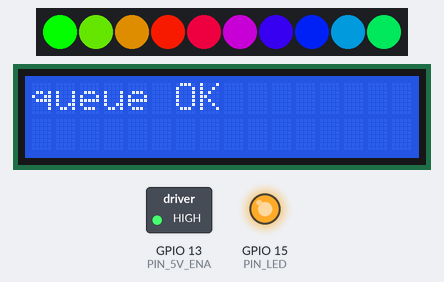
Simulated run of this program. Board: ESP32. Shown: 10 RGB LEDs in strip order, left to right, 16×2 character LCD, switched loads named in the program (green lamp = pin HIGH), output pins drawn as LEDs (lit = HIGH). WiFi joins after 1.5 s; servers stay silent unless stated; the strip is taken to match the declared colour order; not simulated (calls return 0 or success): wifi_creds.h.

Above: at 0.21 s.
At 10.12 s:
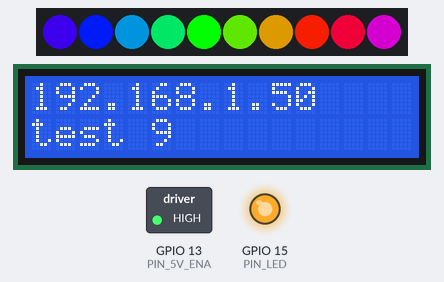
At 20.02 s:
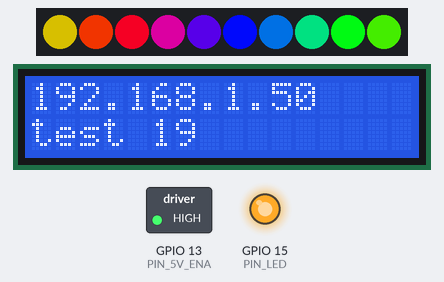
At 39.82 s:
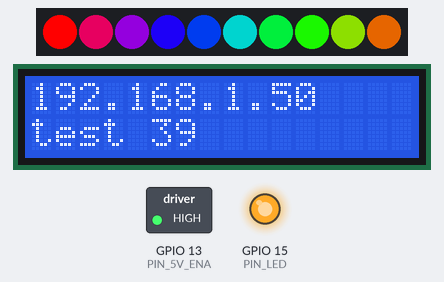
Timing chart, 0 to 40.0 s (numbered marks = the images above):
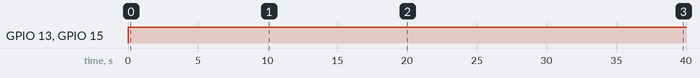

Measured:
- by itself, GPIO 13 (PIN_5V_ENA), GPIO 15 (PIN_LED): LOW → HIGH at 0.00 s

The program:

main.cpp
```cpp
#include <Arduino.h>


//#include "wifi_creds.h"
#include "netUtils.h"

#include "stripper.h"
#include "elceder.h"


//unsigned long lastRequest = 0;
//StaticJsonDocument<512> json;
//StaticJsonDocument<512> getWhois();

void spawn_tasks();

void setup()
{
  Serial.begin(115200);
  spawn_tasks();
}

#ifdef CONFIG_FREERTOS_GENERATE_RUN_TIME_STATS
void diagnostics_task(void * parameter){
  char diag_buff[256];


  TickType_t xLastWakeTime;
  const TickType_t xFrequency = 100;
  xLastWakeTime = xTaskGetTickCount();

  while(1){
    vTaskGetRunTimeStats((char*)&diag_buff);
    //Serial.println((char*)&diag_buff);
    Serial.println("test");

    vTaskDelayUntil(&xLastWakeTime,xFrequency);

  }
}
#endif

void spawn_tasks(){
#ifdef CONFIG_FREERTOS_GENERATE_RUN_TIME_STATS
  xTaskCreate(
    diagnostics_task,
    "diag task",
    1000,
    NULL,
    6,
    NULL
  );
#endif

  xTaskCreate(
    stripper_task,
    "stripper task",
    1000,
    NULL,
    6,
    NULL
  );

  xTaskCreate(
    elceder_task,
    "elceder task",
    1000,
    NULL,
    1,
    NULL
  );

  xTaskCreate(
    wifi_task,
    "wifi task",
    10000,
    NULL,
    3,
    NULL
  );

}

void loop(){
  static int test = 0;
  elceder_fill_row(1,"test %d",test++);
  vTaskDelay(1000);
}
```

elceder.cpp
```cpp
#include <Wire.h>
#include <LiquidCrystal.h>

#include <stdio.h>
#include <stdarg.h>

#include "elceder.h"

#define PIN_EN 5
#define PIN_RS 17
#define PIN_4 18
#define PIN_5 19
#define PIN_6 22
#define PIN_7 21

#define PIN_LED 15
#define PIN_5V_ENA 13

#define CONTRAST_PIN 9
#define BACKLIGHT_PIN 7
#define CONTRAST 110

LiquidCrystal lcd(PIN_RS, PIN_EN, PIN_4, PIN_5, PIN_6, PIN_7, 23, POSITIVE);

QueueHandle_t elceder_msg_queue;


void elceder_init(){

    pinMode(PIN_LED, OUTPUT);
    pinMode(PIN_5V_ENA, OUTPUT);


    digitalWrite(PIN_LED, HIGH);
    digitalWrite(PIN_5V_ENA, HIGH);

    lcd.backlight();
    lcd.begin(16, 2); // initialize the lcd


    lcd.home(); // go home


    elceder_msg_queue = xQueueCreate( 2, sizeof( elceder_msg_t ) );
    if (elceder_msg_queue == NULL){
        lcd.print("queue failed");
    } else {
        lcd.print("queue OK");
    }
}

void elceder_queue_text(elceder_msg_t* msg){
    if (elceder_msg_queue != NULL){
        xQueueSend(
            elceder_msg_queue,
            ( void * ) msg,
            0
        );
    }

}

void elceder_fill_row(int row, const char* fmt, ...){
    elceder_msg_t test_msg;
    va_list args;

    va_start(args, fmt);

    vsnprintf(test_msg.str, sizeof(test_msg.str), fmt, args);
    test_msg.row = row;

    elceder_queue_text(&test_msg);
    va_end(args);
}

void elceder_task(void* params){
    elceder_init();
    elceder_msg_t msg;

    while(1){
        xQueueReceive(
            elceder_msg_queue,
            &msg,
            portMAX_DELAY
        );

        lcd.setCursor(0, msg.row);
        lcd.print(msg.str);
    }
}
```

elceder.h
```cpp
typedef struct {
    char str[17];
    uint8_t row;
} elceder_msg_t;

void elceder_task(void* params);
void elceder_queue_text(elceder_msg_t* msg);
void elceder_fill_row(int row, const char* fmt, ...);
```

netUtils.cpp
```cpp
#include "netUtils.h"
#include "wifi_creds.h"
#include "elceder.h"

#include <WiFi.h>
#include <HTTPClient.h>
#include <ArduinoJson.h>

WiFiClient client;

const int httpPort = 80;
/*
String requestWhois()
{
  String payload = "";
  const char *root_ca = \
    "  -----BEGIN CERTIFICATE-----\n"
    "MIIFazCCA1OgAwIBAgIRAIIQz7DSQONZRGPgu2OCiwAwDQYJKoZIhvcNAQELBQAw\n"
    "TzELMAkGA1UEBhMCVVMxKTAnBgNVBAoTIEludGVybmV0IFNlY3VyaXR5IFJlc2Vh\n"
    "cmNoIEdyb3VwMRUwEwYDVQQDEwxJU1JHIFJvb3QgWDEwHhcNMTUwNjA0MTEwNDM4\n"
    "WhcNMzUwNjA0MTEwNDM4WjBPMQswCQYDVQQGEwJVUzEpMCcGA1UEChMgSW50ZXJu\n"
    "ZXQgU2VjdXJpdHkgUmVzZWFyY2ggR3JvdXAxFTATBgNVBAMTDElTUkcgUm9vdCBY\n"
    "MTCCAiIwDQYJKoZIhvcNAQEBBQADggIPADCCAgoCggIBAK3oJHP0FDfzm54rVygc\n"
    "h77ct984kIxuPOZXoHj3dcKi/vVqbvYATyjb3miGbESTtrFj/RQSa78f0uoxmyF+\n"
    "0TM8ukj13Xnfs7j/EvEhmkvBioZxaUpmZmyPfjxwv60pIgbz5MDmgK7iS4+3mX6U\n"
    "A5/TR5d8mUgjU+g4rk8Kb4Mu0UlXjIB0ttov0DiNewNwIRt18jA8+o+u3dpjq+sW\n"
    "T8KOEUt+zwvo/7V3LvSye0rgTBIlDHCNAymg4VMk7BPZ7hm/ELNKjD+Jo2FR3qyH\n"
    "B5T0Y3HsLuJvW5iB4YlcNHlsdu87kGJ55tukmi8mxdAQ4Q7e2RCOFvu396j3x+UC\n"
    "B5iPNgiV5+I3lg02dZ77DnKxHZu8A/lJBdiB3QW0KtZB6awBdpUKD9jf1b0SHzUv\n"
    "KBds0pjBqAlkd25HN7rOrFleaJ1/ctaJxQZBKT5ZPt0m9STJEadao0xAH0ahmbWn\n"
    "OlFuhjuefXKnEgV4We0+UXgVCwOPjdAvBbI+e0ocS3MFEvzG6uBQE3xDk3SzynTn\n"
    "jh8BCNAw1FtxNrQHusEwMFxIt4I7mKZ9YIqioymCzLq9gwQbooMDQaHWBfEbwrbw\n"
    "qHyGO0aoSCqI3Haadr8faqU9GY/rOPNk3sgrDQoo//fb4hVC1CLQJ13hef4Y53CI\n"
    "rU7m2Ys6xt0nUW7/vGT1M0NPAgMBAAGjQjBAMA4GA1UdDwEB/wQEAwIBBjAPBgNV\n"
    "HRMBAf8EBTADAQH/MB0GA1UdDgQWBBR5tFnme7bl5AFzgAiIyBpY9umbbjANBgkq\n"
    "hkiG9w0BAQsFAAOCAgEAVR9YqbyyqFDQDLHYGmkgJykIrGF1XIpu+ILlaS/V9lZL\n"
    "ubhzEFnTIZd+50xx+7LSYK05qAvqFyFWhfFQDlnrzuBZ6brJFe+GnY+EgPbk6ZGQ\n"
    "3BebYhtF8GaV0nxvwuo77x/Py9auJ/GpsMiu/X1+mvoiBOv/2X/qkSsisRcOj/KK\n"
    "NFtY2PwByVS5uCbMiogziUwthDyC3+6WVwW6LLv3xLfHTjuCvjHIInNzktHCgKQ5\n"
    "ORAzI4JMPJ+GslWYHb4phowim57iaztXOoJwTdwJx4nLCgdNbOhdjsnvzqvHu7Ur\n"
    "TkXWStAmzOVyyghqpZXjFaH3pO3JLF+l+/+sKAIuvtd7u+Nxe5AW0wdeRlN8NwdC\n"
    "jNPElpzVmbUq4JUagEiuTDkHzsxHpFKVK7q4+63SM1N95R1NbdWhscdCb+ZAJzVc\n"
    "oyi3B43njTOQ5yOf+1CceWxG1bQVs5ZufpsMljq4Ui0/1lvh+wjChP4kqKOJ2qxq\n"
    "4RgqsahDYVvTH9w7jXbyLeiNdd8XM2w9U/t7y0Ff/9yi0GE44Za4rF2LN9d11TPA\n"
    "mRGunUHBcnWEvgJBQl9nJEiU0Zsnvgc/ubhPgXRR4Xq37Z0j4r7g1SgEEzwxA57d\n"
    "emyPxgcYxn/eR44/KJ4EBs+lVDR3veyJm+kXQ99b21/+jh5Xos1AnX5iItreGCc=\n"
    "-----END CERTIFICATE-----";

  HTTPClient http;
  http.begin("https://whois.at.hsp.sh/api/now", root_ca); //Specify the URL and certificate
  int httpCode = http.GET();                              //Make the request

  lcd.clear();
  lcd.setCursor(0, 0);
  lcd.print("Requesting");
  if (httpCode > 0)
  { //Check for the returning code

    payload = http.getString();
    http.end(); //Free the resources
    lcd.setCursor(0, 1);
    lcd.print(httpCode + " " + payload);
  }
  else
  {
    Serial.println(F("Error on HTTP request"));
    lcd.print(httpCode + " error");
    delay(1000);
    return "";
  }
  http.end(); //Free the resources
  return payload;
}*/

#define WIFI_RST_TIMEOUT_MS 1000*30

void connect()
{
  WiFi.mode(WIFI_STA);
  WiFi.begin(SSID, PASSWD);

  uint32_t timeoutCounterMs = 0;
  while (WiFi.status() != WL_CONNECTED)
  {
    timeoutCounterMs+=100;
    vTaskDelay(100);

    if (timeoutCounterMs > WIFI_RST_TIMEOUT_MS){
      ESP.restart();
    }
  }

  //lcd.print(WiFi.localIP());
  //void elceder_fill_row(0,"%s",WiFi.localIP());
  elceder_fill_row(0,"%s",WiFi.localIP().toString().c_str());
  vTaskDelay(1000);

  //json = getWhois();
}


void wifi_task(void* params){
  connect();

  while(1){
    vTaskDelay(1000);
    //requestWhois();
  }
}


/*
void loop()
{
  if(WiFi.status() != WL_CONNECTED) connect();

  if (millis() - lastRequest >= 60 * 1000)
  {
    json = getWhois();
    lastRequest = millis();
  }

  static int counter = 0;

  lcd.clear();
  lcd.setCursor(0, 0);
  lcd.print("People: ");
  lcd.print(json["headcount"].as<long>());
  if (json["users"].size() > 0)
  {
    int index = (counter++) % (json["users"].size());
    lcd.setCursor(0, 1);
    lcd.print(json["users"][index].as<String>());
  }
  else
  {
    lcd.setCursor(0, 1);
    lcd.print("Pool's Closed");
  }
  delay(1000);
}

*/
/*
StaticJsonDocument<512> getWhois()
{
  StaticJsonDocument<512> json;
  DeserializationError error = deserializeJson(json, requestWhois());
  lcd.clear();
  lcd.setCursor(0, 0);
  lcd.print("Parsing");
  if (error != DeserializationError::Ok)
  {
    lcd.setCursor(0, 1);
    lcd.print(error.c_str());
    delay(1000);
  }
  return json;
}
*/
```

netUtils.h
```cpp
#include <Arduino.h>
#include <Wire.h>
#include <LiquidCrystal.h>
#include <WiFi.h>
#include <HTTPClient.h>
#include <ArduinoJson.h>

//#include "wifi_creds.h"

//String requestWhois();
//void connect();

void wifi_task(void* params);
```

stripper.cpp
```cpp
#include <Adafruit_NeoPixel.h>


#define SCREEN_LEDS 10
#define PIN 12

// Input a value 0 to 255 to get a color value.
// The colours are a transition r - g - b - back to r.
uint32_t Wheel(Adafruit_NeoPixel* strip, byte WheelPos) {
  if (WheelPos < 85) {
    return strip->Color(WheelPos * 3, 255 - WheelPos * 3, 0);
  } else if (WheelPos < 170) {
    WheelPos -= 85;
    return strip->Color(255 - WheelPos * 3, 0, WheelPos * 3);
  } else {
    WheelPos -= 170;
    return strip->Color(0, WheelPos * 3, 255 - WheelPos * 3);
  }
}


void stripper_task(void * parameter){
    Adafruit_NeoPixel strip = Adafruit_NeoPixel(SCREEN_LEDS, PIN, NEO_RGB + NEO_KHZ800);
    int j = 0;

    TickType_t xLastWakeTime;
    const TickType_t xFrequency = 15;
    xLastWakeTime = xTaskGetTickCount();

    strip.begin();

    while (1){
        for (int i=0;i<SCREEN_LEDS;i++){
            strip.setPixelColor(
                i,
                Wheel(&strip,((i * 256 / strip.numPixels()) + j) & 255)
            );
        }
        strip.show();
        j++;
        vTaskDelayUntil(&xLastWakeTime,xFrequency);
    }
}
```

stripper.h
```cpp
void stripper_task(void * parameter);
```
